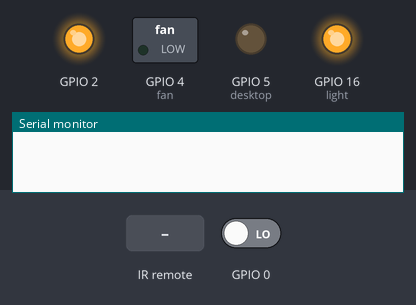
This sketch was run on a simulated ESP8266 (NodeMCU). Shown: switched loads named in the sketch (green lamp = pin HIGH), output pins drawn as LEDs (lit = HIGH), the last lines printed to the serial monitor. Inputs (shaded band) come from the test bench; at power-on: GPIO 0 LOW.

Above: at 4.2 s.
4.3 s: infrared code 0xFF18E7 received
At 4.7 s:
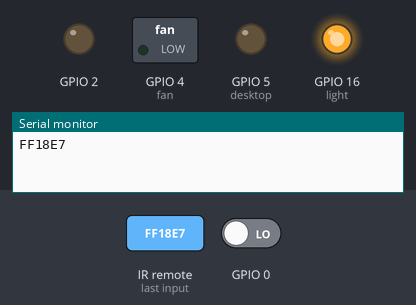
7.3 s: infrared code 0xFFE21D received
At 9.2 s:
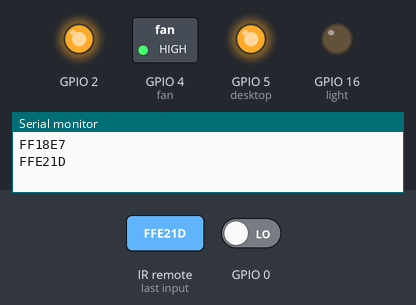
10.2 s: infrared code 0xFF18E7 received
At 11.0 s:
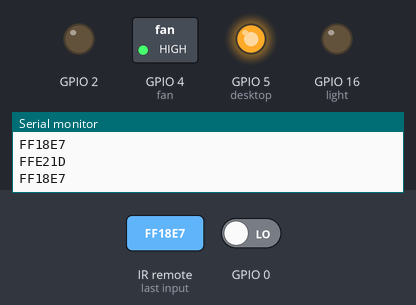
13.2 s: GPIO 0 driven HIGH
At 13.9 s:
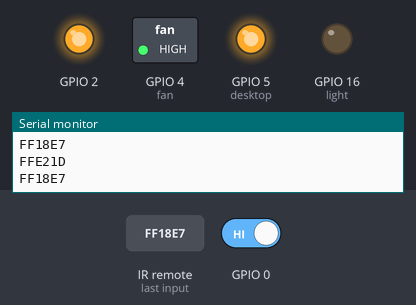
Timing chart, 0 to 15.7 s (numbered marks = the images above; inputs shaded):
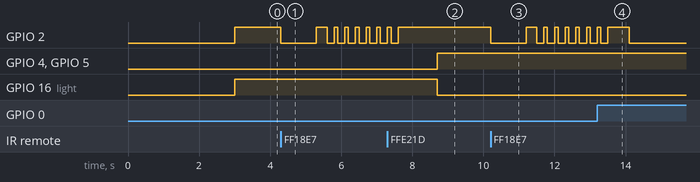

The sketch:

ArdAutoRoom.ino
```cpp
#include <IRrecv.h>
#include <IRremoteESP8266.h>
#include <IRutils.h>

uint16_t PIN = 14;
const int light = 16;
const int desktop = 5;
const int fan = 4;
bool state = false;
int timer = 0;
bool frez = false;
bool night = false;
int nicou = 0;
int startt;
int finish;
int dif;
bool MotionLock = false;

IRrecv irrecv (PIN);
decode_results code;

void setup() {
  irrecv.enableIRIn();
  Serial.begin(115200);
  pinMode (0, INPUT);
  pinMode (2, OUTPUT);
  pinMode (light, OUTPUT);
  pinMode (desktop, OUTPUT);
  pinMode (fan, OUTPUT);
  delay(1500);
  digitalWrite(2, LOW);
  delay(1500);
  digitalWrite(2, HIGH);


}

void loop() {

  digitalWrite(2, HIGH);

  if (irrecv.decode(&code)){
    serialPrintUint64(code.value, HEX);
    Serial.println(" ");

    if (code.value == 0xFFE21D){
      state = !state;

    }

    if (code.value == 0xFF6897){
      frez = !frez;

    }

    if (code.value == 0xFF18E7){

      nicou = 0;
      night = true;
      state = false;
      MotionLock = false;

      if (night){
        digitalWrite(2, LOW);
        delay(1000);
        digitalWrite(2, HIGH);
        delay(300);
        for (int i = 0; i < 7; i++){
          digitalWrite(2, LOW);
          delay(200);
          digitalWrite(2, HIGH);
          delay(100);
        }
        }

        digitalWrite(2, HIGH);

    }

  delay(500);
  irrecv.resume();

  }
//Serial.println(digitalRead(0));
  if (digitalRead(0) == HIGH && !frez && !MotionLock){
    //Serial.println("Hola");
    state = !state;
    timer = 1;
    }else if (frez == true){
      state = false;
    }

  if (state == true){
    digitalWrite (light, LOW);
    digitalWrite (desktop, HIGH);
    digitalWrite (fan, HIGH);
       if (MotionLock){
           digitalWrite (light, LOW);
           digitalWrite (desktop, HIGH);
           digitalWrite (fan, LOW);
       }
    }

  if (state == false)
  {
    digitalWrite (light, HIGH);
    digitalWrite (desktop, LOW);
    digitalWrite (fan, LOW);
    }

  if (timer == 1) {
    digitalWrite (2, LOW);
    delay (6000);
    digitalWrite (2, HIGH);
    timer = 0;

  }

  if (night){
    while(nicou == 0){
      startt = millis();
      nicou++;
    }

    finish = millis();
    dif = finish - startt;

    if(dif >= 1020000){
      state = true;
      MotionLock = true;
      frez = false;
      nicou = 0;
      night = false;
    }
  }

}
```

Measured:
- after the input at 4.3 s, GPIO 2: goes LOW 1.0 s, HIGH 0.30 s, 5 × (LOW 0.20 s, HIGH 0.10 s), then LOW, starting at once
- after the input at 7.3 s, GPIO 4 (fan), GPIO 5 (desktop): LOW → HIGH after 1.4 s; GPIO 16 (light): HIGH → LOW after 1.4 s
- after the input at 10.2 s, GPIO 2: goes LOW 1.0 s, HIGH 0.30 s, 5 × (LOW 0.20 s, HIGH 0.10 s), then LOW, starting at once
- after the input at 13.2 s, GPIO 4 (fan), GPIO 5 (desktop): stays HIGH (without the input it goes to LOW after 0.90 s); GPIO 16 (light): stays LOW (without the input it goes to HIGH after 0.90 s)
